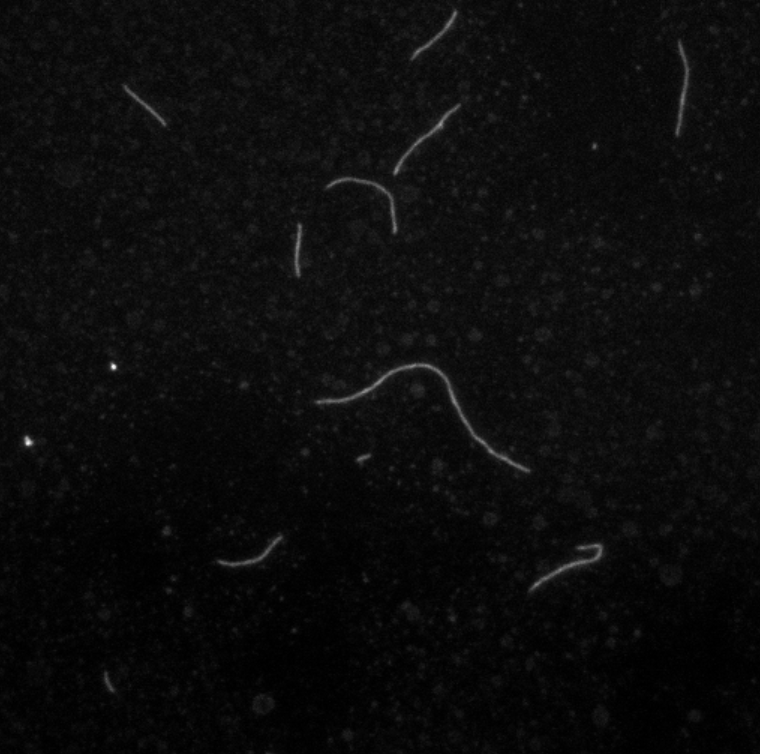
#> input picture Image Segmentation/multifil.PNG, 760 x 754 px
$ jupyter execute tkinter_debug.ipynb
#> lines starting #> are read from the running program, lines starting #| are printed output that depends on the picture; after the words box and inside, x2 and y2 are one past the last pixel; in counts of white or black regions, pixels touching at a corner belong together
#> further down, im is the input picture: shape (754, 760, 4); mean R, G, B, A 11.7, 11.7, 11.7, 255
[cell 1]
from tkinter import *
import tkinter as tk
from tkinter import filedialog as fd
import math
import numpy as np
import matplotlib
import matplotlib.pyplot as plt
from matplotlib.figure import Figure
import matplotlib.backends.tkagg as tkagg
from matplotlib.backends.backend_agg import FigureCanvasAgg
from PIL import ImageTk, Image
import skimage.data as data
import skimage.segmentation as seg
import skimage.filters as filters
import skimage.draw as draw
import skimage.color as color
from skimage.morphology import skeletonize as skel
from skimage.morphology import disk
import imageio as iio
import scipy.ndimage as ndi

[cell 2]
def im_show(image, nrows=1, ncols=1, cmap='gray'):
    fig, ax = plt.subplots(nrows=nrows, ncols=ncols, figsize=(14, 14))
    ax.imshow(image, cmap='gray')
    ax.axis('off')
    return fig, ax

def pre_processing_dark(multi):
    #thresholding, masking, filtering
    masked_multi = np.where(multi < np.percentile(multi, 99),0 , multi)
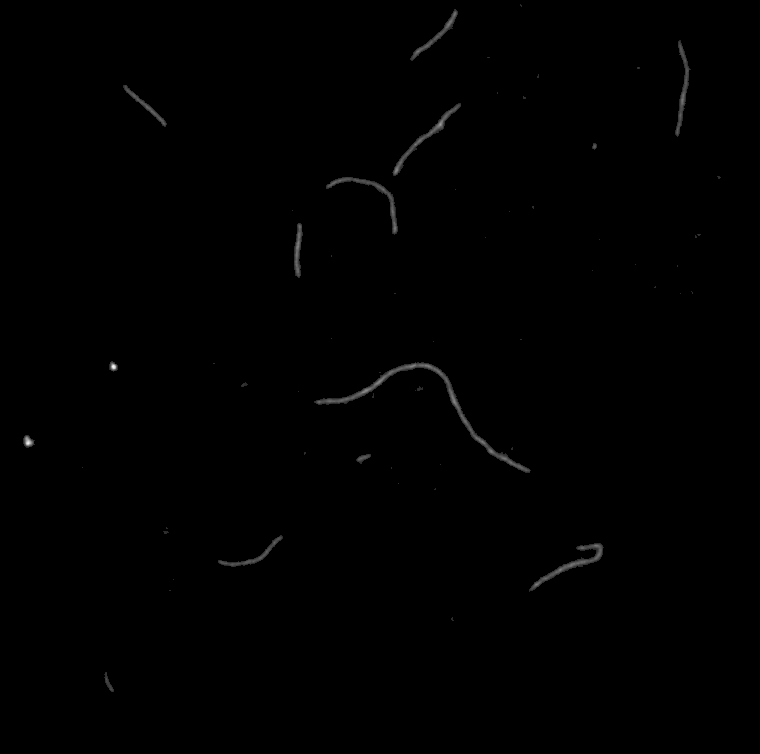
#> masked_multi: shape (754, 760) float64; min 0, max 0.969, mean 0.00284
    mask_dilate = ndi.binary_dilation(masked_multi, iterations=1)
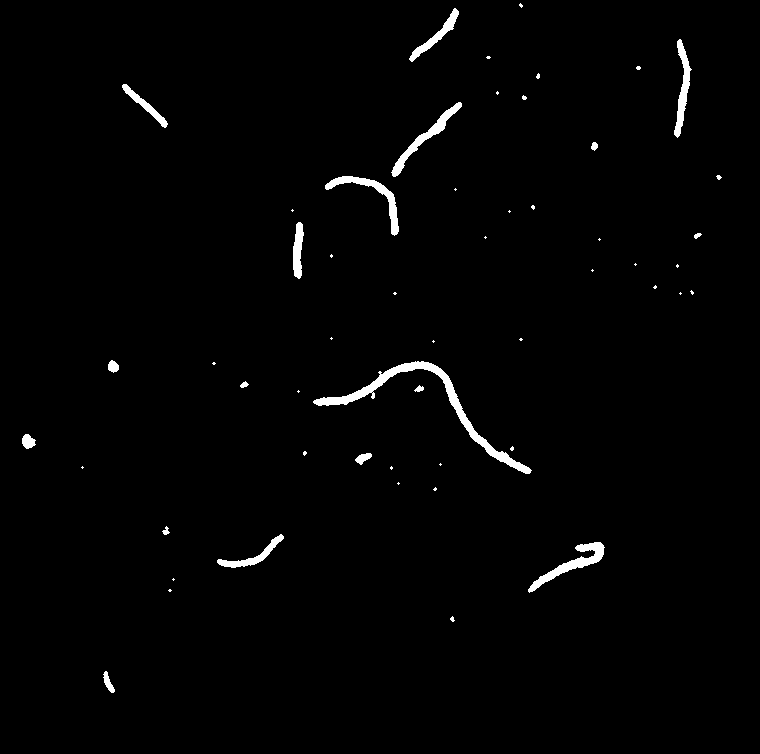
#> mask_dilate: shape (754, 760) bool; 1.4% white; 54 white regions (36 under 20 px), largest, box (x1, y1, x2, y2) and area: (313, 361, 532, 474) 2163, (528, 542, 605, 593) 885, (325, 176, 399, 236) 784
    mask_erosion = ndi.binary_erosion(mask_dilate, iterations=2)
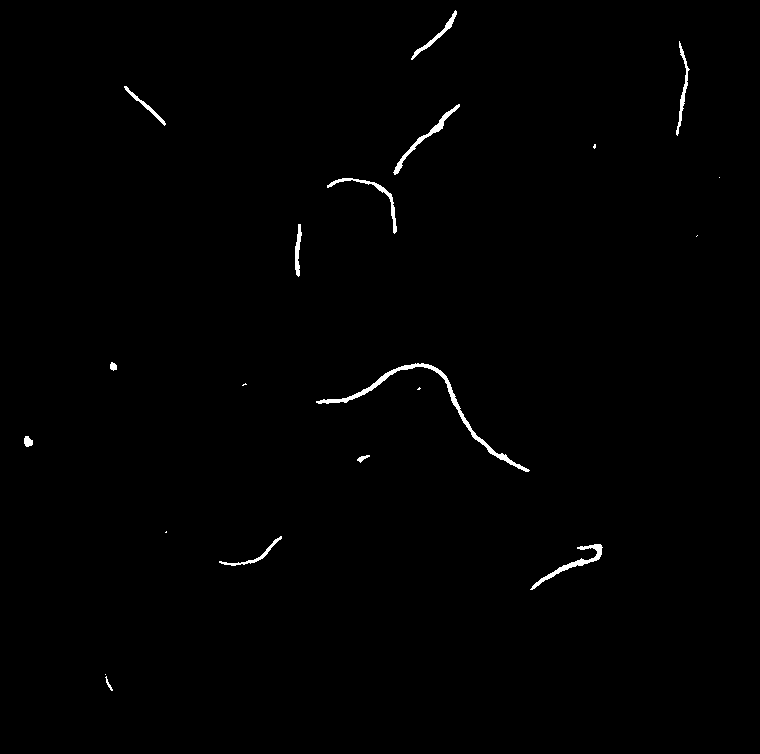
#> mask_erosion: shape (754, 760) bool; 0.66% white; 20 white regions (7 under 20 px), largest, box (x1, y1, x2, y2) and area: (316, 363, 530, 472) 1135, (530, 544, 603, 590) 469, (393, 104, 460, 175) 427
    mask_closed = ndi.binary_closing(mask_erosion, iterations=3)
#> mask_closed: shape (754, 760) bool; 0.67% white; 20 white regions (7 under 20 px), largest, box (x1, y1, x2, y2) and area: (316, 363, 530, 472) 1138, (530, 544, 603, 590) 475, (393, 104, 460, 175) 433
    mask_median = filters.median(mask_closed, disk(2.5))
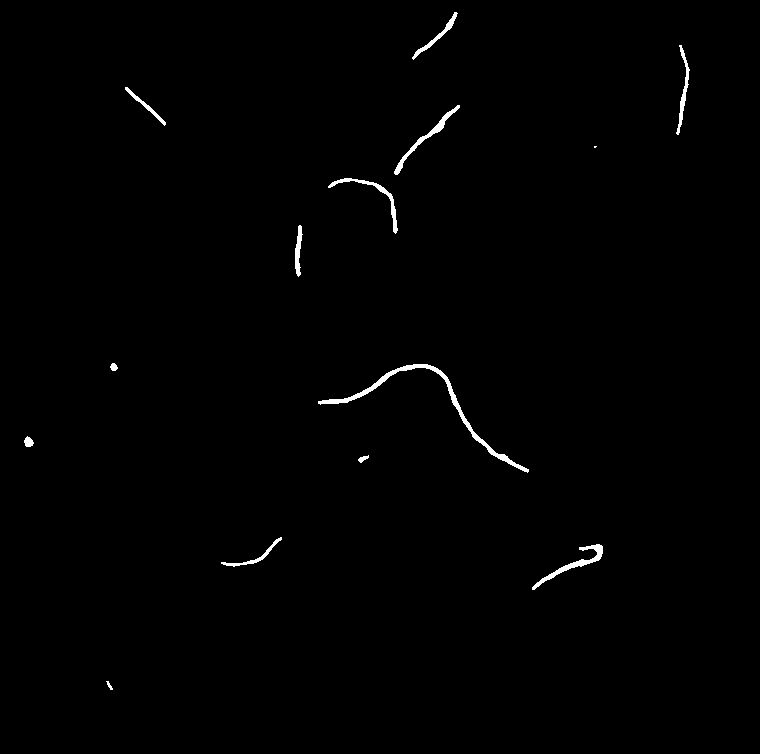
#> mask_median: shape (754, 760) bool; 0.69% white; 14 white regions (1 under 20 px), largest, box (x1, y1, x2, y2) and area: (318, 364, 529, 473) 1200, (532, 544, 603, 590) 495, (394, 105, 460, 175) 443
    multi_final = mask_median

    return multi_final

def singlify(list_of_objects, n):
    for object in list_of_objects:
        #first part is to get labels and boxes
        labels, nobs = ndi.label(object)
        boxes = ndi.find_objects(labels)

        #if there is only one object then no need to modify the picture
        if len(boxes)>1:
            #Then we have to compare their size and get the index of the biggest one
            obs = [np.array(object[boxes[i]]) for i in range(0,nobs-1)]
            obs_sizes = [ob.shape[0]*ob.shape[1] for ob in obs]
            n = int(np.where(obs_sizes == np.max(obs_sizes))[0])

            #now follows the mask that will filter everything but the biggest

            for i in range(0,n-1):
                if i != n:
                    object[boxes[i]].fill(0)
    return list_of_objects

def backbone(objects):
    binaries = [np.where(ob > 0, 1, 0) for ob in objects]
    backbones = [skel(binary) for binary in binaries]
    binary_backbones = [np.where(ob ==True, 1, 0) for ob in backbones]
    return binary_backbones

def greyoverlap(singles, backbones):
    greyoverlap = [np.where(backbones[i] == 1, -80, 0) + singles[i] for i in range(0, len(singles))]
    return greyoverlap

[cell 3]
im = iio.imread('multifil.PNG')
im = color.rgb2gray(im)
#im_show(im)

[cell 4]
im = pre_processing_dark(im)

[cell 5]
labels, nobjects = ndi.label(im)
#> labels: shape (754, 760) int32; 15 distinct labels, from 0 to 14
#> nobjects = 14

[cell 6]
boxes = ndi.find_objects(labels)
#> boxes = 14 items

[cell 7]
objects = [np.array(im[boxes[i]]) for i in range(0, nobjects-1) if (np.array(im[boxes[i]]).shape[0]*np.array(im[boxes[i]]).shape[1] > 600)]
#> objects = 8 items

[cell 8]
singles = singlify(objects, nobjects)
#> the loop in singlify, `for object in list_of_objects:` made 8 passes
#> (nobs, obs_sizes, n) on pass 6: (2, [22999], 0)
#> nobs on passes 1, 2, 3, 4, 5, 7: 1, 1, 1, 1, 1, 1
#> pass 1, in singlify, `labels, nobs = ndi.label(object)`:
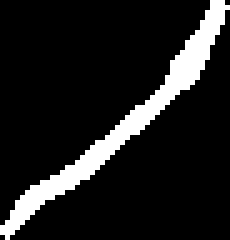
#> labels: shape (48, 46) int32 (shown 5 times larger); values 0 (black) and 1 (white), 12.2% white; 1 white region, box (x1, y1, x2, y2) and area: (0, 0, 46, 48) 269
#> pass 3, in singlify, `labels, nobs = ndi.label(object)`:
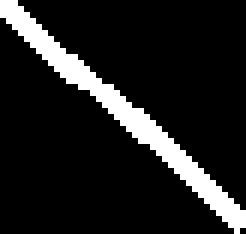
#> labels: shape (39, 41) int32 (shown 6 times larger); values 0 (black) and 1 (white), 12.3% white; 1 white region, box (x1, y1, x2, y2) and area: (0, 0, 41, 39) 197
#> after the loop in singlify, `for object in list_of_objects:`:
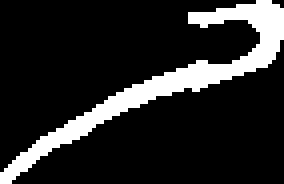
#> labels: shape (46, 71) int32 (shown 4 times larger); values 0 (black) and 1 (white), 15.2% white; 1 white region, box (x1, y1, x2, y2) and area: (0, 0, 71, 46) 495
#> singles = 8 items

[cell 9]
backbones = backbone(singles)
#> backbones = 8 items
